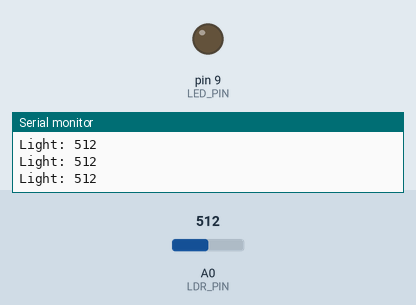
This sketch was run on a simulated Arduino Uno, built with avr-gcc and run on an emulated ATmega328P. Parts: output pins drawn as LEDs (lit = HIGH), the last lines printed to the serial monitor. The test bench sets the inputs (shaded band); at power-on: A0 (LDR_PIN) = 512.

Above: at 1.2 s.
1.3 s: A0 (LDR_PIN) set to 288
2.8 s: A0 (LDR_PIN) set to 251
At 3.3 s:
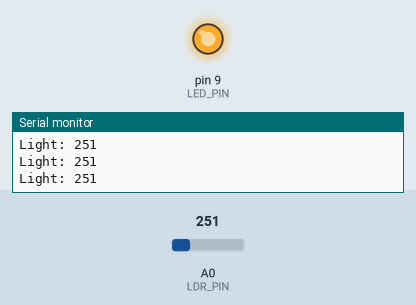
4.3 s: A0 (LDR_PIN) set to 317
5.8 s: A0 (LDR_PIN) set to 344
At 7.0 s:
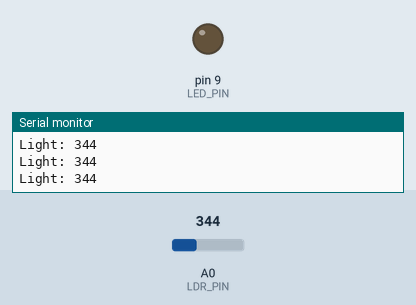
7.3 s: A0 (LDR_PIN) set to 122
At 8.3 s:
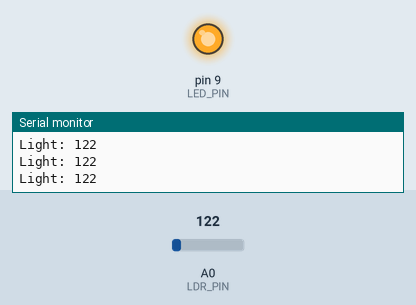
Timing chart, 0 to 9.9 s (numbered marks = the images above; inputs shaded):
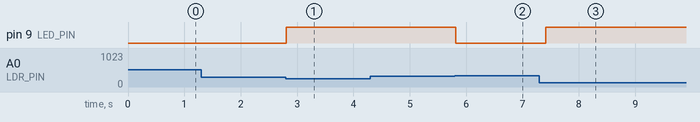

The sketch:

13_ldr_auto_light.ino
```cpp
/*
  المشروع 13: نظام الإنارة التلقائي للعتمة (LDR)
  كتاب: 38 مشروع في شهر — لؤي النصري (@robotlouay)

  التوصيل (مقسم جهد):
    - طرف الـ LDR الأول ← 5V ، والطرف الآخر ← A0
    - مقاومة 10kΩ بين A0 و GND
    - LED ← 220Ω ← Pin 9 ، والطرف القصير ← GND
  الخطوة 1: افتح Serial Monitor ولاحظ القيم في الضوء وفي الظلام.
  الخطوة 2: ضع قيمة بينهما في DARK_LEVEL.
*/

const int LDR_PIN    = A0;
const int LED_PIN    = 9;
const int DARK_LEVEL = 300;   // أقل من هذه القيمة = ظلام (عدّلها حسب غرفتك)
const int MARGIN     = 30;    // هامش لتجنب الوميض عند الحد الفاصل

bool lightOn = false;

void setup() {
  Serial.begin(9600);
  pinMode(LED_PIN, OUTPUT);
}

void loop() {
  int light = analogRead(LDR_PIN);   // ضوء أكثر = قيمة أعلى
  Serial.print("Light: ");
  Serial.println(light);

  if (light < DARK_LEVEL - MARGIN)      lightOn = true;   // حلّ الظلام
  else if (light > DARK_LEVEL + MARGIN) lightOn = false;  // عاد الضوء

  digitalWrite(LED_PIN, lightOn ? HIGH : LOW);
  delay(200);

  // تطوير: سطوع متدرج حسب الظلام
  // analogWrite(LED_PIN, map(constrain(light, 0, 800), 0, 800, 255, 0));
}
```

Measured:
- the behaviour switches between 270 and 269 on A0 (LDR_PIN) (found by bisection; images 0 and 1)
- the behaviour switches between 330 and 331 on A0 (LDR_PIN) (found by bisection; images 1 and 2)
- after the input at 2.8 s, pin 9 (LED_PIN): LOW → HIGH at once
- after the input at 5.8 s, pin 9 (LED_PIN): HIGH → LOW at once
- after the input at 7.3 s, pin 9 (LED_PIN): LOW → HIGH after 0.11 s
